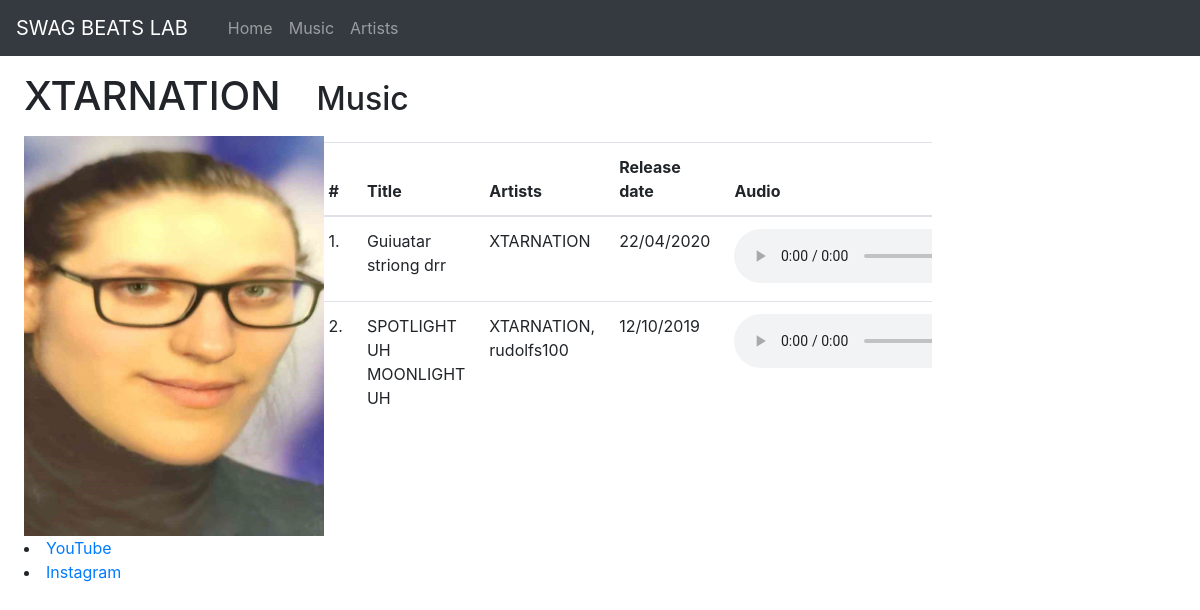
The page /artists/XTARNATION on the database its author committed.
### tables this page shows
CREATE TABLE "songs" (
	"song_id"	INTEGER,
	"title"	TEXT,
	"artist"	TEXT,
	"release_date"	TEXT,
	"file_name"	TEXT,
	"link"	TEXT,
	PRIMARY KEY("song_id" AUTOINCREMENT)
);

### app.py (the view)
@app.route('/artists/<artist>')
def artist(artist):
    conn = dbconnect.connect()
    c = conn.cursor()
    artist_sqliterow = c.execute('SELECT * FROM artists WHERE name=?', (artist,)).fetchone()
    artist_songs_sqliterow = c.execute(f'SELECT * FROM songs WHERE artist LIKE "%{artist}%"').fetchall()
    dbconnect.close(conn)
    artist_details = dict(artist_sqliterow)
    artist_songs = []
    for one in artist_songs_sqliterow:
        artist_songs.append(dict(one))
    artist_songs.sort(key=lambda x: datetime.datetime.strptime(x['release_date'], '%d/%m/%Y'), reverse=True)
    return render_template('artistprofile.html', artist=artist, artist_details=artist_details, songs=artist_songs)

### dbconnect.py (called while the page is built)
def connect():
    conn = sqlite3.connect('database.db')
    conn.row_factory = sqlite3.Row
    return conn

def close(conn):
    conn.commit()
    conn.close()

### templates/artistprofile.html (shortened to what this page needs)
{% extends "base.html" %}
{% block head %}<link href="{{ url_for('static', filename='css/artistprofile.css') }}" rel="stylesheet">
{% endblock %}
{% block content %}
<nav class="navbar navbar-expand-lg navbar-dark bg-dark">
    <a class="navbar-brand" href="/">SWAG BEATS LAB</a>
    <div class="collapse navbar-collapse" id="navbarNav">
        <ul class="navbar-nav ml-3">
            <li class="nav-item">
                <a class="nav-link" href="/">Home</a>
            </li>
            <li class="nav-item">
                <a class="nav-link" href="/music">Music</a>
            </li>
            <li class="nav-item">
                <a class="nav-link" href="/artists">Artists</a>
            </li>
        </ul>
    </div>
</nav>
<div class="row row-cols-2">
    <div class="col-3 mt-3 ml-4" id="artist-details">
        <h1>{{ artist }}</h1>
        <img src="{{ url_for('static', filename='images/' + artist + '.jpg') }}" alt="artist image">
        <div>
            <li><a href="https://www.youtube.com/{{ artist_details.youtube }}">YouTube</a></li>
            <li><a href="https://www.instagram.com/{{ artist_details.instagram }}/">Instagram</a></li>
        </div>
    </div>
    <div class="mt-4">
        <h2 class="mb-4">Music</h2>
        <div id="music-details">
            <table class="table">
                <thead id="thead">
                    <tr>
                        <th>#</th>
                        <th>Title</th>
                        <th>Artists</th>
                        <th>Release date</th>
                        <th>Audio</th>
                    </tr>
                </thead>
                <tbody>
                    {% for song in songs %}
                    {% set x = loop.index %}
                    <tr>
                        <td>{{ x }}.</td>
                        <td>{{ song.title }}</td>
                        <td>{{ song.artist }}</td>
                        <td>{{ song.release_date }}</td>
                        <td><audio controls>
                                <source src="{{ url_for('static', filename='audio/' + song.file_name) }}" type="audio/mpeg">
                            </audio></td>
                    </tr>
                    {% endfor %}
                </tbody>
            </table>
        </div>
    </div>
</div>
{% endblock %}

### templates/artistprofile.html (style rules this page uses)
img { width: 300px; height: 400px; }
#music-details { height: 600px; overflow-y: scroll; }

### templates/base.html (style rules this page uses)
html { font-family: sans-serif; }

### rows shown on the page
songs: x "1", title "Guiuatar striong drr", artist "XTARNATION", release_date "22/04/2020"
songs: x "2", title "SPOTLIGHT UH MOONLIGHT UH", artist "XTARNATION, rudolfs100", release_date "12/10/2019"

### other values the page prints
{{ artist }} "XTARNATION"
